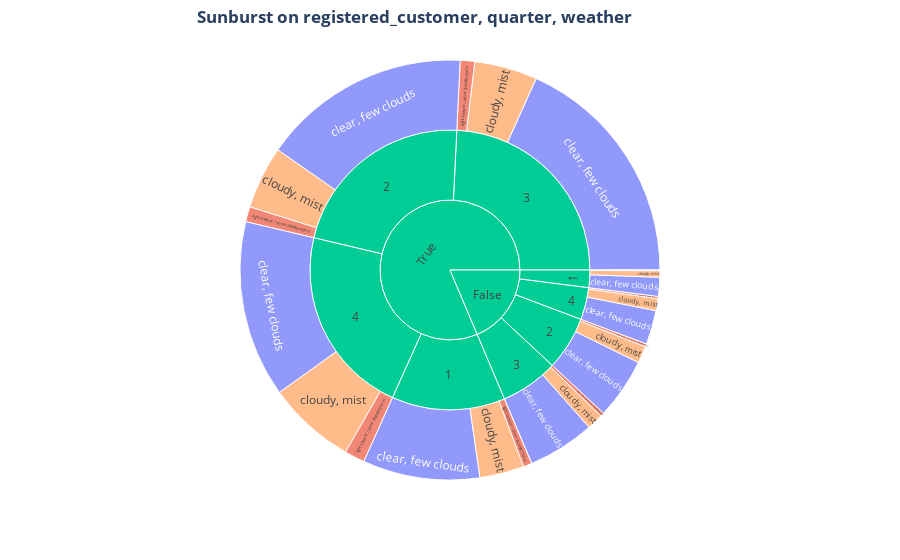

This figure's notebook cell:
### Code cell
path=["registered_customer","quaratl","weather"]
fig = px.sunburst(df_2,path=path,values="reg_customer",color="weather")
fig.update_layout(title= dict(text= "<b>Sunburst on registered_customer, quarter, weather</b>", y=0.98, x=0.46))

### Figure 1 — Plotly figure (JSON) as saved in the notebook; plotly's stock layout.template omitted (floating-point values rounded to 4 significant figures)
{"data": [{"branchvalues": "total", "customdata": [["clear, few clouds"], ["light snow or rain or thunderstorm"], ["light snow or rain or thunderstorm"], ["light snow or rain or thunderstorm"], ["light snow or rain or thunderstorm"], ["light snow or rain or thunderstorm"], ["light snow or rain or thunderstorm"], ["light snow or rain or thunderstorm"], ["(?)"], ["(?)"], ["(?)"], ["(?)"], ["(?)"], ["(?)"], ["(?)"], ["(?)"], ["light snow or rain or thunderstorm"], ["heacy rain or thunderstorm or snow or ice pallets"], ["heacy rain or thunderstorm or snow or ice pallets"], ["clear, few clouds"], ["clear, few clouds"], ["clear, few clouds"], ["clear, few clouds"], ["clear, few clouds"], ["clear, few clouds"], ["clear, few clouds"], ["cloudy, mist"], ["cloudy, mist"], ["cloudy, mist"], ["cloudy, mist"], ["cloudy, mist"], ["cloudy, mist"], ["cloudy, mist"], ["cloudy, mist"], ["(?)"], ["(?)"]], "domain": {"x": [0, 1], "y": [0, 1]}, "hovertemplate": "labels=%{label}<br>reg_customer=%{value}<br>parent=%{parent}<br>id=%{id}<br>weather=%{customdata[0]}<extra></extra>", "ids": ["False/1/clear, few clouds", "False/2/light snow or rain or thunderstorm", "True/2/light snow or rain or thunderstorm", "False/3/light snow or rain or thunderstorm", "True/3/light snow or rain or thunderstorm", "False/4/light snow or rain or thunderstorm", "True/4/light snow or rain or thunderstorm", "True/1/light snow or rain or thunderstorm", "False/1", "False/2", "True/2", "False/3", "True/3", "False/4", "True/4", "True/1", "False/1/light snow or rain or thunderstorm", "True/1/heacy rain or thunderstorm or snow or ice pallets", "False/1/heacy rain or thunderstorm or snow or ice pallets", "True/1/clear, few clouds", "False/2/clear, few clouds", "True/2/clear, few clouds", "False/3/clear, few clouds", "True/3/clear, few clouds", "False/4/clear, few clouds", "True/4/clear, few clouds", "False/1/cloudy, mist", "True/1/cloudy, mist", "False/2/cloudy, mist", "True/2/cloudy, mist", "False/3/cloudy, mist", "True/3/cloudy, mist", "False/4/cloudy, mist", "True/4/cloudy, mist", "False", "True"], "labels": ["clear, few clouds", "light snow or rain or thunderstorm", "light snow or rain or thunderstorm", "light snow or rain or thunderstorm", "light snow or rain or thunderstorm", "light snow or rain or thunderstorm", "light snow or rain or thunderstorm", "light snow or rain or thunderstorm", "1", "2", "2", "3", "3", "4", "4", "1", "light snow or rain or thunderstorm", "heacy rain or thunderstorm or snow or ice pallets", "heacy rain or thunderstorm or snow or ice pallets", "clear, few clouds", "clear, few clouds", "clear, few clouds", "clear, few clouds", "clear, few clouds", "clear, few clouds", "clear, few clouds", "cloudy, mist", "cloudy, mist", "cloudy, mist", "cloudy, mist", "cloudy, mist", "cloudy, mist", "cloudy, mist", "cloudy, mist", "False", "True"], "marker": {"colors": ["#636efa", "#EF553B", "#EF553B", "#EF553B", "#EF553B", "#EF553B", "#EF553B", "#EF553B", "#00cc96", "#00cc96", "#00cc96", "#00cc96", "#00cc96", "#00cc96", "#00cc96", "#00cc96", "#EF553B", "#ab63fa", "#ab63fa", "#636efa", "#636efa", "#636efa", "#636efa", "#636efa", "#636efa", "#636efa", "#FFA15A", "#FFA15A", "#FFA15A", "#FFA15A", "#FFA15A", "#FFA15A", "#FFA15A", "#FFA15A", "#00cc96", "#00cc96"]}, "name": "", "parents": ["False/1", "False/2", "True/2", "False/3", "True/3", "False/4", "True/4", "True/1", "False", "False", "True", "False", "True", "False", "True", "True", "False/1", "True/1", "False/1", "True/1", "False/2", "True/2", "False/3", "True/3", "False/4", "True/4", "False/1", "True/1", "False/2", "True/2", "False/3", "True/3", "False/4", "True/4", "", ""], "type": "sunburst", "values": [54894, 8369, 43838, 10435, 41705, 6218, 58569, 24993, 75568, 233354, 829083, 251127, 909772, 139566, 824987, 491958, 2029, 231, 9, 338414, 175744, 603853, 193511, 686100, 98570, 510980, 18636, 128320, 49241, 181392, 47181, 181967, 34778, 255438, 699615, 3055800]}], "layout": {"legend": {"tracegroupgap": 0}, "margin": {"t": 60}, "title": {"text": "<b>Sunburst on registered_customer, quarter, weather</b>", "x": 0.46, "y": 0.98}}}
